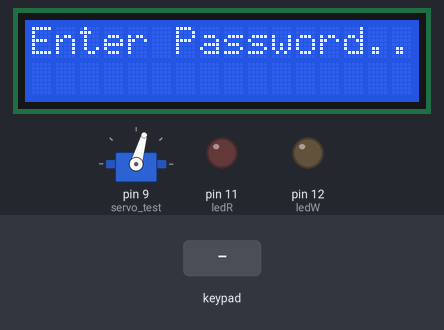
The sketch below on a simulated Arduino Uno, built with avr-gcc and run on an emulated ATmega328P. Shown: servo, 16×2 character LCD, output pins drawn as LEDs (lit = HIGH). The inputs (shaded band) are chosen by the test bench. EEPROM starts erased.

Above: at 7.2 s.
7.3 s: key '#' pressed
At 10.2 s:
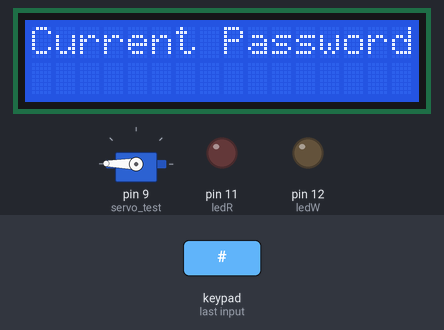
10.6 s: keypad keys 1 3 9 7 * pressed 1.5 s apart
At 16.4 s:
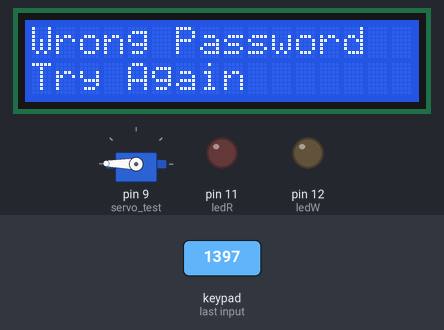
25.0 s: key 'A' pressed
28.3 s: key 'B' pressed
35.2 s: key 'C' pressed
At 49.33 s:
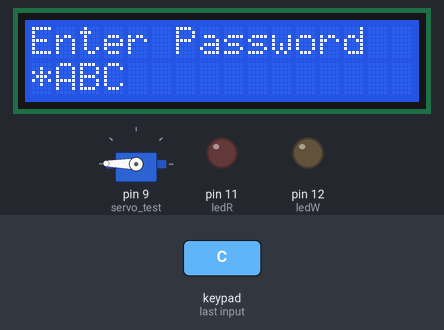
51.5 s: key 'D' pressed
At 64.4 s:
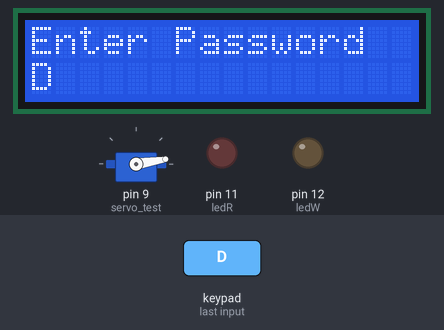
Timing chart, 0 to 66.0 s (numbered marks = the images above; inputs shaded):
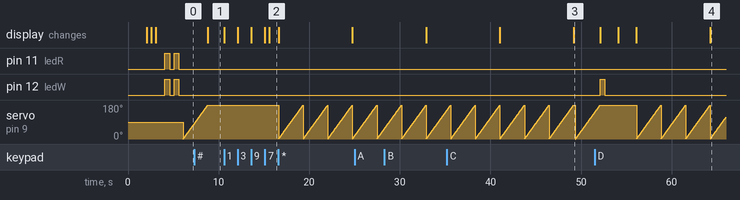

The sketch:

Passlock.ino
```cpp
#include <Keypad.h>

#include<LiquidCrystal.h>

#include<EEPROM.h>

#include <Servo.h>

Servo servo_test;

int angle = 0;

LiquidCrystal LCD(9,8,7,6,5,4);

char password[4];

char initial_password[4],new_password[4];

int i = 0;

int ledW = 12;

int ledR = 11;


char key_pressed=0;

const byte rows = 4;

const byte columns = 4;

char hexaKeys[rows][columns] = {

{'1','2','3','A'},

{'4','5','6','B'},

{'7','8','9','C'},

{'*','0','#','D'}

};

byte row_pins[rows] = {A0,A1,A2,A3};

byte column_pins[columns] = {A4,A5,3,2};

Keypad keypad_key = Keypad( makeKeymap(hexaKeys), row_pins, column_pins, rows, columns);


void setup()

{

  servo_test.attach(9);

  pinMode(ledR, OUTPUT);

  pinMode(ledW, OUTPUT);

  LCD.begin(16,2);

  LCD.print("WELCOME");

  LCD.setCursor(0,1);

  LCD.print("PASSLOCK!!");

  delay(2000);

  LCD.clear();

  LCD.print("Enter Password");

  delay(500);

  LCD.print("."); delay(500);

  LCD.print("."); delay(500);

  LCD.print("."); delay(500);

  LCD.setCursor(0,1);

  initialpassword();

  digitalWrite(ledR, HIGH);

  digitalWrite(ledW, HIGH);

  delay(500);


  digitalWrite(ledR, LOW);

  digitalWrite(ledW, LOW);

  delay(500);


  digitalWrite(ledR, HIGH);

  digitalWrite(ledW, HIGH);

  delay(500);


  digitalWrite(ledR, LOW);

  digitalWrite(ledW, LOW);

  delay(500);


}


void loop()

{

    for(angle = 0; angle < 180; angle += 1)
    {
        servo_test.write(angle);
        delay(15);
    }


  key_pressed = keypad_key.getKey();

  if(key_pressed=='#')

    change();

  if (key_pressed)

  {

    password[i++]=key_pressed;

    LCD.print(key_pressed);

      }

  if(i==4)

  {

    delay(200);

    for(int j=0;j<4;j++)

      initial_password[j]=EEPROM.read(j);

    if(!(strncmp(password, initial_password,4)))

    {

        LCD.clear();

        LCD.print("Pass Accepted");

        digitalWrite(ledR, HIGH);

        delay(500);

        digitalWrite(ledR, LOW);

        delay(500);

        digitalWrite(ledR, LOW);

        delay(500);

        digitalWrite(ledR, LOW);

        delay(500);

        for(angle = 180; angle>=1; angle-=5)
        {
            servo_test.write(angle);
            delay(5);
        }

        delay(2000);

        LCD.setCursor(0,1);

        LCD.print("Pres # to change");

        delay(2000);

        LCD.clear();

        LCD.print("Enter Password:");

        LCD.setCursor(0,1);

        i=0;

    }

    else

    {

        for(angle = 0; angle < 180; angle += 1)
        {
            servo_test.write(angle);
            delay(15);
        }


        LCD.clear();

        LCD.print("Wrong Password");

        digitalWrite(ledW, HIGH);

        delay(500);

        digitalWrite(ledW, LOW);

        delay(500);

        digitalWrite(ledW, LOW);

        delay(500);

        digitalWrite(ledW, LOW);

        delay(500);

        LCD.setCursor(0,1);

        LCD.print("Pres # to Change");

        delay(2000);

        LCD.clear();

        LCD.print("Enter Password");

        LCD.setCursor(0,1);

        i=0;

    }

  }

}

void change()

{

  int j=0;

  LCD.clear();

  LCD.print("Current Password");

  LCD.setCursor(0,1);

  while(j<4)

  {

    char key=keypad_key.getKey();

    if(key)

    {

      new_password[j++]=key;

      LCD.print(key);


    }

    key=0;

  }

  delay(500);


  if((strncmp(new_password, initial_password, 4)))

  {

    LCD.clear();

    LCD.print("Wrong Password");

    LCD.setCursor(0,1);

    LCD.print("Try Again");

    delay(1000);

  }

  else

  {

    j=0;

    LCD.clear();

    LCD.print("New Password:");

    LCD.setCursor(0,1);

    while(j<4)

    {

      char key=keypad_key.getKey();

      if(key)

      {

        initial_password[j]=key;

        LCD.print(key);

        EEPROM.write(j,key);

        j++;


      }

    }

    LCD.print("Pass Changed");

    delay(1000);

  }

  LCD.clear();

  LCD.print("Enter Password");

  LCD.setCursor(0,1);

  key_pressed=0;

}


void initialpassword(){

  for(int j=0;j<4;j++)

    EEPROM.write(j, j+49);

  for(int j=0;j<4;j++)

    initial_password[j]=EEPROM.read(j);

}
```

Measured:
- after the input at 7.3 s, the display: changes after 1.5 s (image 1)
- after the input at 10.6 s, servo on pin 9 (servo_test): ramps from 1° to 179° and jumps back, once every 2.7 s; the display: first changes at once (image 2 shows a later state)
- after the input at 35.2 s, the display: first differs from a run without the input after 14.0 s (image 3)
- after the input at 51.5 s, the display: first differs from a run without the input after 12.8 s (image 4)
